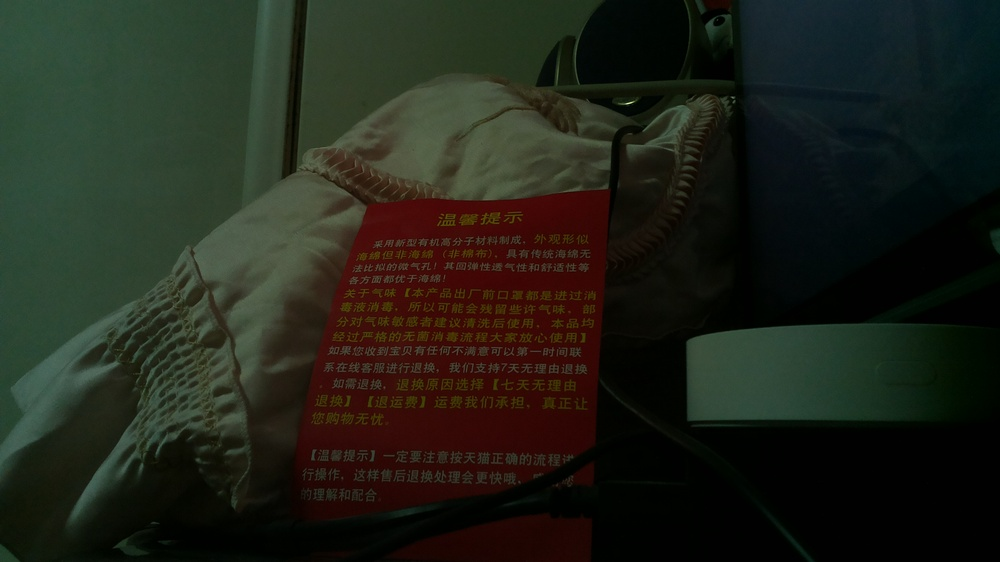
#> input picture OCR-TTS/image.jpg, 1000 x 562 px, shrunk from 3840 x 2160 before the run, given in place of the camera
$ python '2017-3-6颜色过滤轮廓重心标示.py'   (older library calls are emulated)
#> lines starting #> are read from the running program, lines starting #| are printed output that depends on the picture; after the words box and inside, x2 and y2 are one past the last pixel; in counts of white or black regions, pixels touching at a corner belong together
#-*- coding:utf-8 -*-

import cv2
import numpy as np

cap = cv2.VideoCapture(0)
#cap.set = (cv2.CAP_PROP_FRAME_WIDTH,1280)
#cap.set = (cv2.CAP_PROP_FRAME_HEIGHT,480)

low_white = np.array([0,20,46])
high_white = np.array([10,100,255])

while(1):
    ret,frame = cap.read()
#> frame is the input picture: shape (562, 1000, 3); mean B, G, R 24.8, 34.7, 32.2
    # [4 lines of commented-out code are left out]


    hsvframe = cv2.cvtColor(frame,cv2.COLOR_BGR2HSV)
#> hsvframe: shape (562, 1000, 3); mean H, S, V 45.6, 137.6, 41.4
    Gbframe = cv2.GaussianBlur(hsvframe,(5,5),0)
#> Gbframe: shape (562, 1000, 3); mean H, S, V 45.6, 137.7, 41.4

    mask = cv2.inRange(hsvframe,low_white,high_white)
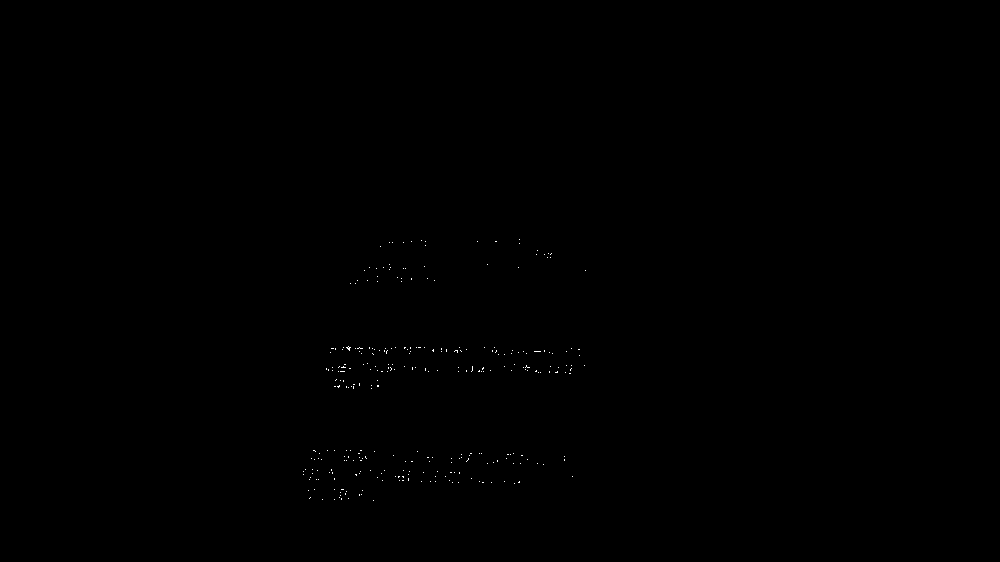
#> mask: shape (562, 1000); 0.08% white in thin lines or dots, all inside (x1, y1, x2, y2) = (303, 239, 586, 501)
    res = cv2.bitwise_and(Gbframe,Gbframe,mask=mask)
#> res: shape (562, 1000, 3); mean H, S, V 0, 0.1, 0
    res = cv2.cvtColor(res, cv2.COLOR_BGR2GRAY)
#> res: shape (562, 1000)
    ret,th1 = cv2.threshold(res, 120, 255, cv2.THRESH_BINARY)#颜色过滤
#> th1: shape (562, 1000); 0% white in thin lines or dots, all inside (x1, y1, x2, y2) = (540, 351, 541, 352)

    kernel = np.ones((11,11),np.uint8)
    erosion = cv2.erode(th1,kernel)
#> erosion: shape (562, 1000); every value is 0
    dilation = cv2.dilate(erosion,kernel)#腐蚀膨胀

    #cv2.imshow("th2", th1)
    cv2.imshow("dilation", dilation)
    th2 = th1

    #th2 = cv2.adaptiveThreshold(res, 255, cv2.ADAPTIVE_THRESH_GAUSSIAN_C, cv2.THRESH_BINARY_INV, 11, 2)
    image,contours,hierarchy = cv2.findContours(th2,cv2.RETR_TREE,cv2.CHAIN_APPROX_SIMPLE)
#> contours = [[[540, 351]]]
    cv2.drawContours(frame,contours,0,(255,0,0),3)#轮廓检测与显示
    if contours == []:
        pass
    else:
        cnt = contours[0]
#> cnt = [[540, 351]]
        x,y,w,h = cv2.boundingRect(cnt)
#> x = 540; y = 351; w = 1; h = 1
        cv2.rectangle(frame,(x,y),(x+w,y+h),(0,255,0),2)#绘制轮廓
#> frame: shape (562, 1000, 3); mean B, G, R 24.8, 34.7, 32.2
        M = cv2.moments(cnt)
#> M = moments, m00 0
        #print M
        if M['m00'] != 0:#此处防止除数为零导致错误
            mx = int(M['m10'] / M['m00'])
            my = int(M['m01'] / M['m00'])
            cv2.circle(frame, (mx, my), 5, (0, 0, 255), -1)#红点标示重心
            zx = int(mx + (w / 2)*1.5)
            zy = int(my - (h / 2)*1.5)
            zx2 = int(zx + (w / 2))
            zy2 = zy
            frame = cv2.line(frame, (mx, my), (zx, zy), (0, 255, 0), 3)
            frame = cv2.line(frame, (zx, zy), (zx2, zy2), (0, 255, 0), 3)
            font = cv2.FONT_HERSHEY_SIMPLEX
            cv2.putText(frame, 'Target', (zx2+1, zy2+2), font, 0.5, (255, 255, 255), 1)

    cv2.imshow("frame",frame)
    #cv2.imshow("th2", th1)


    if cv2.waitKey(1) & 0xFF == ord("q") :
#> (key q is pressed here)
        break

cap.release()
cv2.destroyAllWindows()
